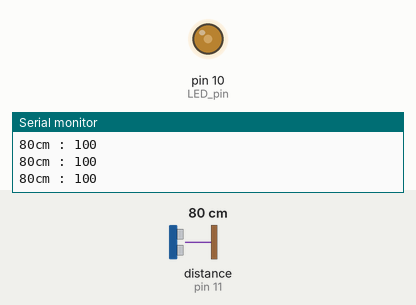
This sketch was run on a simulated Arduino Uno, built with avr-gcc and run on an emulated ATmega328P. On the bench: output pins drawn as LEDs (lit = HIGH), the last lines printed to the serial monitor. Wiring (inferred from the names in the program): ultrasonic range finder: trigger pin 12; echo pin 11. Inputs (shaded band) come from the test bench; at power-on: distance to the obstacle (sensor on pin 11) 80 cm. The echo pulse lasts 58.3 µs per cm; pins used as bus, display or sensor lines are not drawn.

Above: at 1.3 s.
1.4 s: distance to the obstacle (sensor on pin 11) set to 2 cm
At 2.7 s:
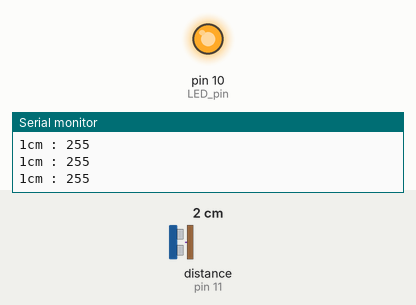
3.0 s: distance to the obstacle (sensor on pin 11) set to 60 cm
At 4.2 s:
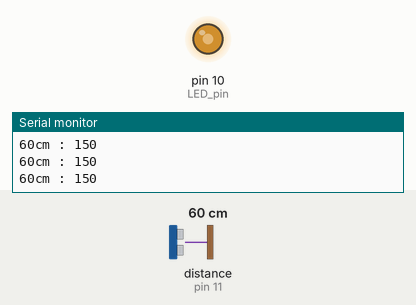
4.5 s: distance to the obstacle (sensor on pin 11) set to 103 cm
At 4.9 s:
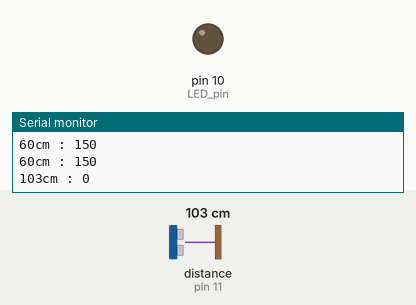
6.0 s: distance to the obstacle (sensor on pin 11) set to 95 cm
At 6.7 s:
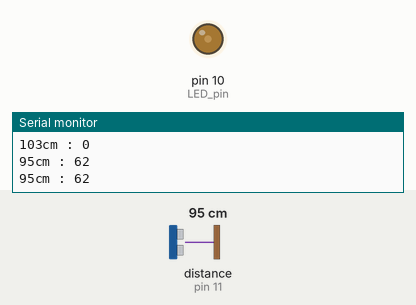
7.5 s: distance to the obstacle (sensor on pin 11) set to 4 cm
At 8.4 s:
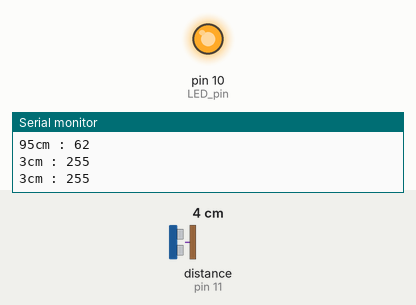
9.0 s: distance to the obstacle (sensor on pin 11) set to 120 cm
At 9.9 s:
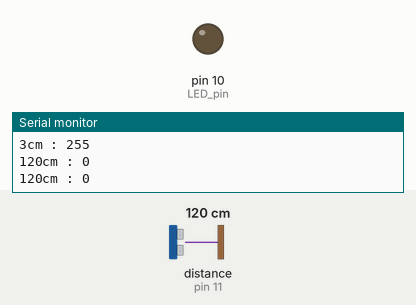
Timing chart, 0 to 11.5 s (numbered marks = the images above; inputs shaded):
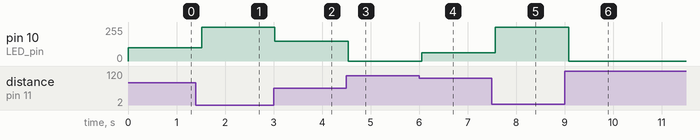

Measured:
- the behaviour switches between 101 and 100 cm on distance to the obstacle (sensor on pin 11) (found by bisection; images 3 and 4)
- after the input at 1.4 s, pin 10 (LED_pin): 100/255 → 255/255 after 0.12 s
- after the input at 3.0 s, pin 10 (LED_pin): 255/255 → 150/255 at once
- after the input at 4.5 s, pin 10 (LED_pin): 150/255 → 0/255 at once
- after the input at 6.0 s, pin 10 (LED_pin): 0/255 → 62/255 after 0.06 s
- after the input at 7.5 s, pin 10 (LED_pin): 62/255 → 255/255 after 0.07 s
- after the input at 9.0 s, pin 10 (LED_pin): 255/255 → 0/255 after 0.08 s

The sketch:

week7-1.ino
```cpp
// 초음파 센서가 감지한 거리가 가까울 수록 LED 밝게
void setup()
{
  Serial.begin(9600);
  pinMode(10, OUTPUT);  // LED pin
  pinMode(12, OUTPUT);  // triger pin
  pinMode(11, INPUT);   // eco pin
}

void loop()
{
  int LEDlight;
  int distance = measure();
  if(distance>100) LEDlight = 0;
  else if(distance > 20) LEDlight = map(distance, 100, 20, 50, 250);
  else LEDlight = 255;
  analogWrite(10, LEDlight);
  Serial.print(distance);
  Serial.print("cm : ");
  Serial.println(LEDlight);
  delay(500);
}

int measure()
{
  int duration, distance;

  digitalWrite(12, HIGH);
  delayMicroseconds(10);
  digitalWrite(12, LOW);

  duration = pulseIn(11, HIGH);
  distance = duration/29/2;

  return distance;
}
```
